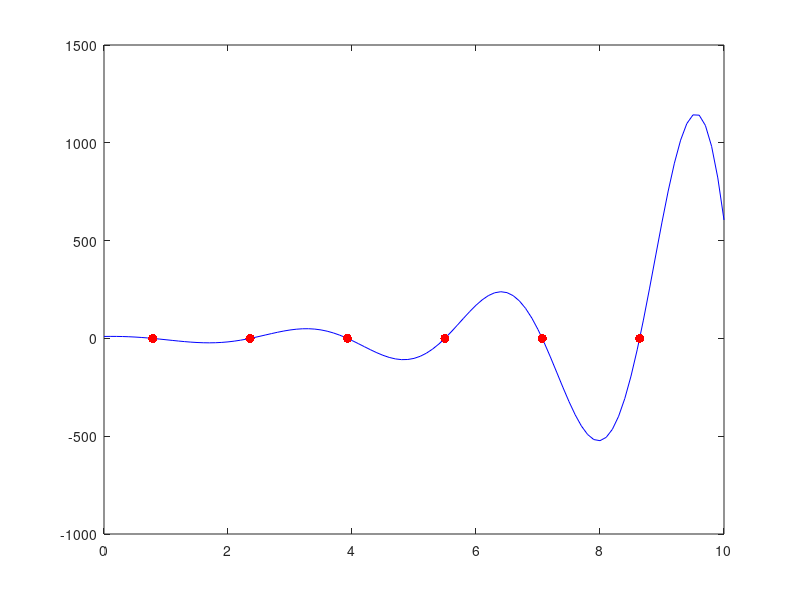

This figure's MATLAB source:
function raicesMultiples
  %regulaFalsi mod
  clc
  clear
  %intervalo [0;10]
  stop = 0;
  iter = 0;
  format long;
  x = 0:0.1:10;
  %extremos de los intervalos donde se buscarán las raíces
  a1 = [0,2,3,5,7,8];
  b1 = [1,3,4,6,8,9];
for i = 1 : 6
  a = a1(i);
  b = b1(i);
  while stop == 0
    fa = f(a);
    fb = f(b);
    m = (fa - fb) / (a - b);
    r1 = a - (fa / m);
    iter = iter + 1;
    fR1 = f(r1);

  if abs(fR1) < 10^(-6); %precision
    stop = 1;
  endif
  if iter > 1000;
    stop = 1;
  endif
  % Actualiza los extremos del intervalo
  if stop == 0;
    if fa * fR1 < 0;
      a = r1;
    else
      if fb * fR1 < 0;
      b = r1;
      endif
    endif
   endif
 endwhile
 %guarda raiz encontrada
 raices(i) = r1;
 stop = 0;

endfor

disp("Las raices son: ")
raices

for i = 1: length(x)
  y(i) = f(x(i));
endfor

plot(x, y, 'b', raices,0, 'r', 'MarkerSize', 20);

endfunction

function y=f(x)
  y=10*exp(x/2)*cos(2*x);
endfunction

